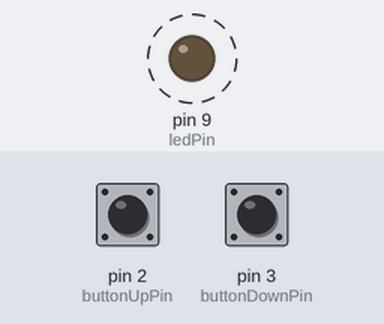
The sketch below on a simulated Arduino Uno, built with avr-gcc and run on an emulated ATmega328P. Parts: output pins drawn as LEDs (lit = HIGH). Dashed ring = blinking. The inputs (shaded band) are chosen by the test bench; at power-on: pin 2 (buttonUpPin) LOW, pin 3 (buttonDownPin) LOW.

Above: at 0.2 s.
Timing chart, 0 to 3.0 s (numbered marks = the images above):
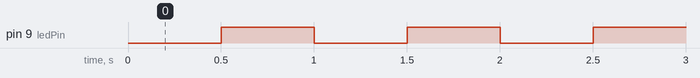

The sketch:

th_baitap3.ino
```cpp
const int ledPin = 9;
const int buttonUpPin = 2;
const int buttonDownPin = 3;

bool ledState = false;
unsigned long previousMillis = 0;

unsigned long blinkInterval = 500;

const unsigned long minInterval = 50;
const unsigned long maxInterval = 2000;
const unsigned long stepSize = 50;

bool buttonUpState = false;
bool buttonDownState = false;
bool lastButtonUpState = false;
bool lastButtonDownState = false;
unsigned long buttonUpDebounceTime = 0;
unsigned long buttonDownDebounceTime = 0;
const long debounceDelay = 50;


void setup() {
  // put your setup code here, to run once:
    pinMode(ledPin, OUTPUT);
  pinMode(buttonUpPin, INPUT);
  pinMode(buttonDownPin, INPUT);

  digitalWrite(ledPin, LOW);

}

void loop() {
  // put your main code here, to run repeatedly:
   unsigned long currentMillis = millis();

   int readingUp = digitalRead(buttonUpPin);
   if(readingUp != lastButtonUpState){
    buttonUpDebounceTime = currentMillis;
   }

   if ((currentMillis - buttonUpDebounceTime) > debounceDelay) {
    if (readingUp != buttonUpState) {
      buttonUpState = readingUp;

      if (buttonUpState == HIGH) {
        if (blinkInterval > minInterval) {
          blinkInterval -= stepSize;
          if (blinkInterval < minInterval) {
            blinkInterval = minInterval;
          }

        }
      }
    }
  }
  lastButtonUpState = readingUp;

  int readingDown = digitalRead(buttonDownPin);
  if (readingDown != lastButtonDownState) {
    buttonDownDebounceTime = currentMillis;
  }
  if ((currentMillis - buttonDownDebounceTime) > debounceDelay) {
    if (readingDown != buttonDownState) {
      buttonDownState = readingDown;
      if (buttonDownState == HIGH) {

        if (blinkInterval < maxInterval) {
          blinkInterval += stepSize;
          if (blinkInterval > maxInterval) {
            blinkInterval = maxInterval;
          }
        }
      }
    }
  }
  lastButtonDownState = readingDown;


  if (currentMillis - previousMillis >= blinkInterval) {
    previousMillis = currentMillis;
    ledState = !ledState;
    digitalWrite(ledPin, ledState);
  }

}
```

Measured:
- by itself, pin 9 (ledPin): alternates HIGH for 0.50 s and LOW for 0.50 s
